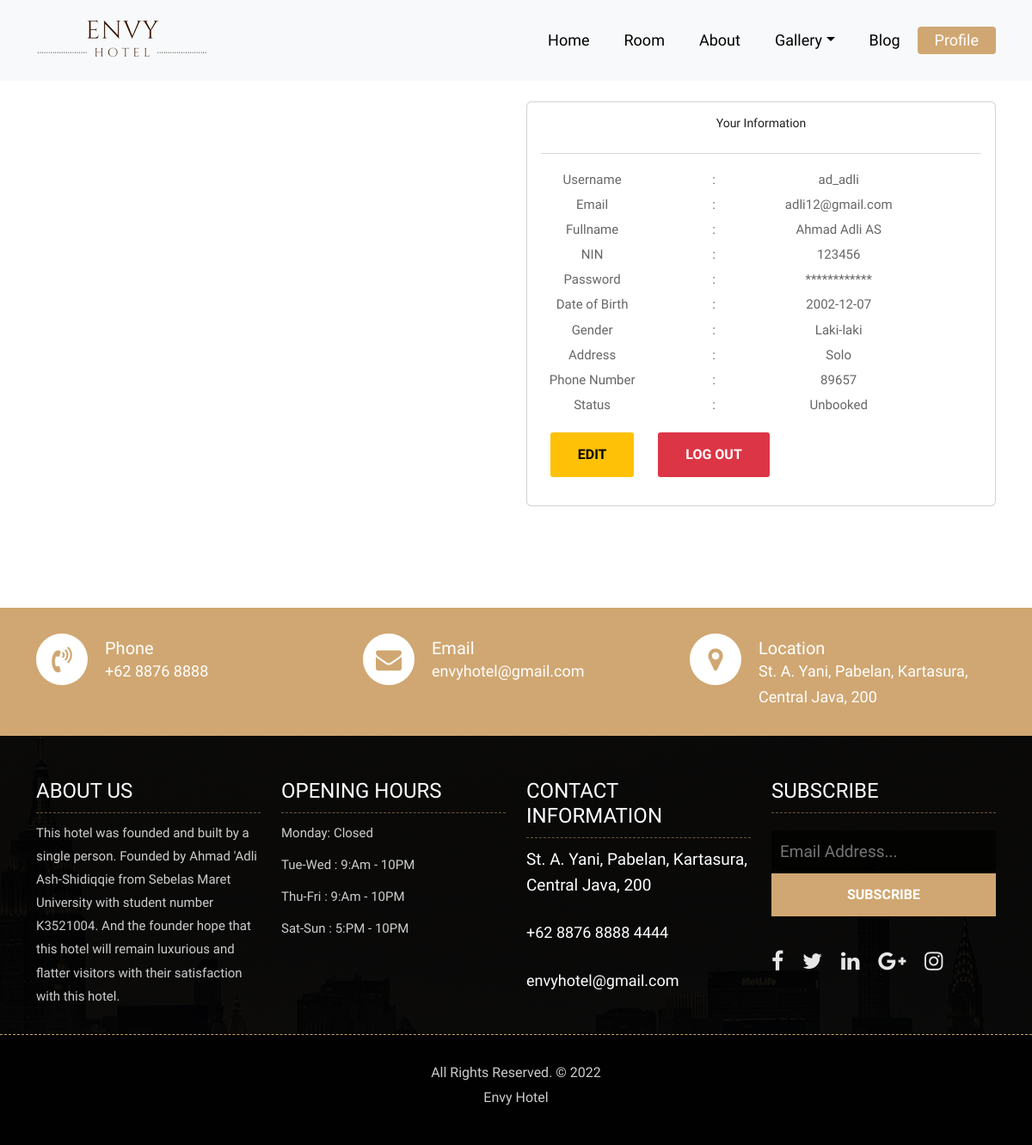
Screenshot of /profile.php (signed in) with the database file from the repository.
### tables this page shows
CREATE TABLE `registrasi` (
  `username` varchar(16) NOT NULL,
  `email` varchar(255) NOT NULL,
  `nama` varchar(30) NOT NULL,
  `nin` double NOT NULL,
  `password` varchar(16) NOT NULL,
  `tanggallahir` date NOT NULL,
  `gender` varchar(10) NOT NULL,
  `alamat` varchar(255) NOT NULL,
  `telepon` int(255) NOT NULL,
  `foto` varchar(255) NOT NULL,
  `status` varchar(255) NOT NULL
);

### profile.php (the view, shortened to what this page needs)
<?php
include 'koneksi.php';
?>
<!DOCTYPE html>
<html lang="en">
<head>
    <link rel="stylesheet" href="css/bootstrap.min.css">
	<link href="https://cdn.jsdelivr.net/npm/bootstrap@5.2.3/dist/css/bootstrap.min.css" rel="stylesheet">
    <link rel="stylesheet" href="css/style.css">
    <link rel="stylesheet" href="css/responsive.css">
    <link rel="stylesheet" href="css/custom.css">
</head>
<body>
	<header class="top-navbar">
		<nav class="navbar navbar-expand-lg navbar-light bg-light">
			<div class="container">
				<a class="navbar-brand" href="index.php">
					<img src="images/pindah/coba/logo.png" alt="" />
				</a>
				<div class="collapse navbar-collapse" id="navbars-rs-food">
					<ul class="navbar-nav ml-auto">
						<li class="nav-item"><a class="nav-link" href="index.php">Home</a></li>
						<li class="nav-item"><a class="nav-link" href="menu.php">Room</a></li>
						<li class="nav-item"><a class="nav-link" href="about.php">About</a></li>
						<li class="nav-item dropdown">
							<a class="nav-link dropdown-toggle" href="#" id="dropdown-a" data-toggle="dropdown">Gallery</a>
						</li>
						<li class="nav-item"><a class="nav-link" href="blog.php">Blog</a></li>
							<?php
								if(isset($_SESSION['nin'])){
							?>
								<li class="nav-item active"><a class="nav-link" href="profile.php">Profile</a></li>
							<?php } else {
									?>
									<li class="nav-item active"><a class="nav-link" href="login.php">Login / Register</a></li> <?php } ?>
					</ul>
				</div>
			</div>
		</nav>
	</header>
    <?php
    if(isset($_SESSION['nin'])){
        ?>
    <div class="about-section-box">
      <div class="container badan py-5">
      <?php
        $nin = $_SESSION['nin'];
        $query = mysqli_query($koneksi, "SELECT * FROM registrasi where nin = '$nin'");
        while ($item = mysqli_fetch_array($query)){
          $status = $item['status'];
      ?>
        <div class="row">
          <div class="col-lg-6 col-md-6 col-sm-12">
          </div>
          <div class="col-lg-6 col-md-6 col-sm-12 text-center">
            <div class="inner-column">
              <div class="card">
                  <div class="card-body">
                      <h5 class="card-title">Your Information</h5>
                      <hr>
                        <form action="" method="POST">
                          <table id="tabel-id" class="display" style="width:80%">
                              <thead>
                                <tr>
                                  <td width="120">Username</td>
                                  <td>:</td>
                                  <td><?php echo $item['username'];?> </td>
                                </tr>
                                <tr>
                                  <td width="120">Email</td>
                                  <td>:</td>
                                  <td><?php echo $item['email'];?> </td>
                                </tr>
                                <tr>
                                  <td width="120">Fullname</td>
                                  <td>:</td>
                                  <td><?php echo $item['nama'];?> </td>
                                </tr>
                                <tr>
                                  <td width="120">NIN</td>
                                  <td>:</td>
                                  <td><?php echo $item['nin'];?> </td>
                                </tr>
                                <tr>
                                  <td width="120">Password</td>
                                  <td>:</td>
                                  <td>************</td>
                                </tr>
                                <tr>
                                  <td>Date of Birth</td>
                                  <td>:</td>
                                  <td><?php echo $item['tanggallahir'];?> </td>
                                </tr>
                                <tr>
                                  <td>Gender</td>
                                  <td>:</td>
                                  <td><?php echo $item['gender'];?> </td>
                                </tr>
                                <tr>
                                  <td>Address</td>
                                  <td>:</td>
                                  <td><?php echo $item['alamat'];?> </td>
                                </tr>
                                <tr>
                                  <td>Phone Number</td>
                                  <td>:</td>
                                  <td><?php echo $item['telepon'];?> </td>
                                </tr>
                                <tr>
                                  <td>Status</td>
                                  <td>:</td>
                                  <td><?php echo $item['status'];?></td>
                                </tr>
                                <tr>
                                  <td><a href="edit.php?id=<?= $item['nin'];?>" class="btn btn-warning my-2">Edit</a></td>
                                  <td><button class="m-3 btn btn-danger" name="logout" value="logout">Log out</button></td>
                                  <!-- <?php
                                    if ($status == 'Booked') {
                                      ?>
                                      <td><button class="m-3 btn btn-primary" name="checkin" value="checkin">Check In</button></td>
                                      <?php
                                    } if($status == 'Checked In') {
                                      ?>
                                      <td><button class="m-3 btn btn-primary" name="checkout" value="checkout">Check Out</button></td>
                                    <?php } ?>
                                </tr>
                                <?php } ?> -->
                          </table>
                        </form>
                  </div>
              <?php
              }
              else {
                  echo "Error";
              }
              ?>
				  </div>
			  </div>
		  </div>
	  </div>
            </div>
  </div>
    <?php include 'footer.php'; ?>
</body>
</html>

### css/style.css (style rules this page uses)
body { color: #666666; font-size: 15px; font-family: 'Athiti', sans-serif; line-height: 1.80857; }
a { color: #1f1f1f; text-decoration: none !important; outline: none !important; -webkit-transition: all .3s ease-in-out; -moz-transition: all .3s ease-in-out; -ms-transition: all .3s ease-in-out; -o-transition: all .3s ease-in-out; transition: all .3s ease-in-out; }
h1, h2, h3, h4, h5, h6 { letter-spacing: 0; font-weight: normal; position: relative; padding: 0 0 10px 0; font-weight: normal; line-height: 120% !important; color: #1f1f1f; margin: 0 }
h5 { font-size: 14px }
a { color: #1f1f1f; text-decoration: none; outline: none; }
a, .btn { text-decoration: none !important; outline: none !important; -webkit-transition: all .3s ease-in-out; -moz-transition: all .3s ease-in-out; -ms-transition: all .3s ease-in-out; -o-transition: all .3s ease-in-out; transition: all .3s ease-in-out; }
ul, li, ol { list-style: none; margin: 0px; padding: 0px; }
.top-navbar { position: relative; z-index: 10; }
.top-navbar .navbar { padding: 15px 0px; position: fixed; width: 100%; transition: height .3s ease-out, background .3s ease-out, box-shadow .3s ease-out; -webkit-transform: translate3d(0, 0, 0); transform: translate3d(0, 0, 0); z-index: 100; }
.top-navbar .navbar-light .navbar-nav .nav-link { color: #010101; font-size: 18px; padding: 0px 20px; border-radius: 4px; }
.top-navbar .navbar-light .navbar-nav .nav-item.active .nav-link { background: #d0a772; color: #ffffff; border-radius: 4px; }
.btn { text-transform: uppercase; padding: 19px 36px; }
.btn { display: inline-block; font-weight: 600; text-align: center; white-space: nowrap; vertical-align: middle; -webkit-user-select: none; -moz-user-select: none; -ms-user-select: none; user-select: none; border: 2px solid transparent; padding: 12px 30px; font-size: 16px; line-height: 1.5; border-radius: .1875rem; transition: color .15s ease-in-out, background-color .15s ease-in-out, border-color .15s ease-in-out, box-shadow .15s ease-in-out; }
.about-section-box { padding: 70px 0px; }

### rows the page displays
registrasi: username "ad_adli", email "adli12@gmail.com", nama "Ahmad Adli AS", nin "123456", tanggallahir "2002-12-07", gender "Laki-laki", alamat "Solo", telepon "89657", status "Unbooked"
